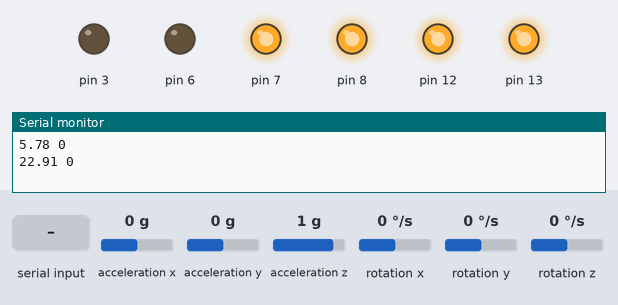
The sketch below on a simulated Arduino Uno, built with avr-gcc and run on an emulated ATmega328P. Shown: output pins drawn as LEDs (lit = HIGH), the last lines printed to the serial monitor. Wiring (inferred from the names in the program): MPU-6050 motion sensor at I2C address 0x68. Inputs (shaded band) come from the test bench; at power-on: acceleration x 0 g, acceleration y 0 g, acceleration z 1 g, rotation x 0 °/s, rotation y 0 °/s, rotation z 0 °/s.

Above: at 1.2 s.
1.3 s: "90,45\n" received over Serial
At 1.6 s:
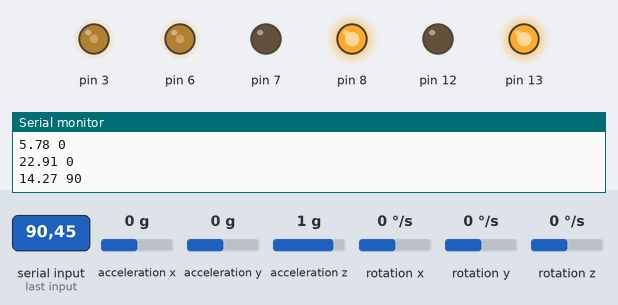
3.8 s: "30,150\n" received over Serial
At 4.6 s:
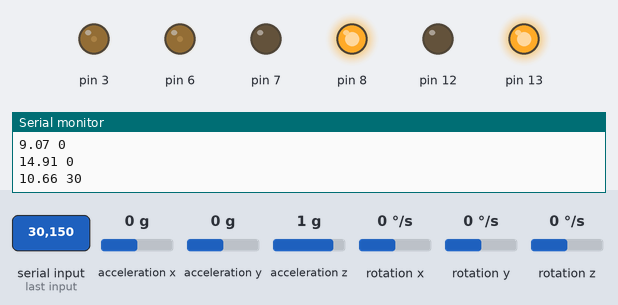
6.3 s: "200\n" received over Serial
At 6.6 s:
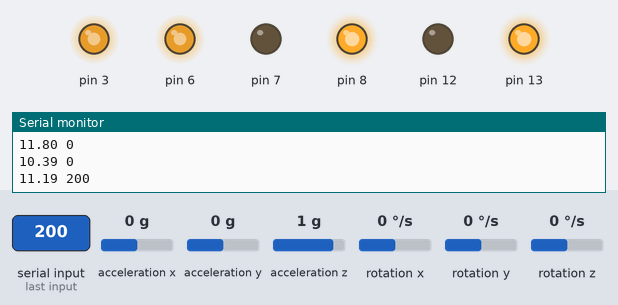
Timing chart, 0 to 9.3 s (numbered marks = the images above; inputs shaded):
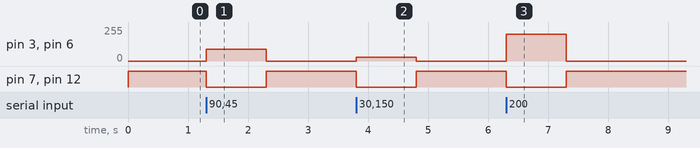

Measured:
- after the input at 1.3 s, pin 3, pin 6: 0/255 → 90/255 at once, → 0/255 1.0 s later; pin 7, pin 12: HIGH → LOW at once, → HIGH 1.0 s later
- after the input at 3.8 s, pin 3, pin 6: 0/255 → 30/255 at once, → 0/255 1.0 s later; pin 7, pin 12: HIGH → LOW at once, → HIGH 1.0 s later
- after the input at 6.3 s, pin 3, pin 6: 0/255 → 200/255 at once, → 0/255 1.0 s later; pin 7, pin 12: HIGH → LOW at once, → HIGH 1.0 s later

The sketch:

firmware.ino
```cpp
/* Source code of Mahony filter by jremington,
 https://github.com/jremington/MPU-6050-Fusion/blob/main/MPU6050_MahonyIMU.ino */

#include <Wire.h>
#include "Motor.h"
#define AIN1 13
#define AIN2 12
#define BIN1 8
#define BIN2 7
#define PWMA 6
#define PWMB 3

const int MPU = 0x68; // MPU6050 I2C address
float GyroX, GyroY, GyroZ;

int motor_torque = 0;
Motor *motorA, *motorB;

/*
   Arduino and MPU6050 Accelerometer and Gyroscope Sensor Tutorial
   by Dejan, https://howtomechatronics.com
*/

float kp = 22.0;
float ki = 0.0;
float kd = 0.8;

float desired_angle = 0;

float PID, error, previous_error, previous_previous_error;
float pid_p = 0;
float pid_i = 0;
float pid_d = 0;
String str;
bool manual_control = true; // false - PID; true - model

// Anti-windup limits for the integral term
const float pid_i_min = -100.0;
const float pid_i_max = 100.0;

float G_off[3] = {-18.91, -65.53, 7.26}; // raw offsets, determined for gyro at rest

// GLOBALLY DECLARED, required for Mahony filter
// vector to hold quaternion
float q[4] = {1.0, 0.0, 0.0, 0.0};

// Free parameters in the Mahony filter and fusion scheme,
// Kp for proportional feedback, Ki for integral
float Kp = 5.0;
float Ki = 0.0;

float yaw, pitch, roll; // Euler angle output

void setup() {
  Wire.begin();                      // Initialize communication
  Serial.begin(115200);

  Wire.beginTransmission(MPU);       // Start communication with MPU6050 // MPU=0x68
  Wire.write(0x6B);                  // Talk to the register 6B
  Wire.write(0x00);                  // Make reset - place a 0 into the 6B register
  Wire.endTransmission(true);        //end the transmission

  // Configure Accelerometer Sensitivity - Full Scale Range (default +/- 2g)
  Wire.beginTransmission(MPU);
  Wire.write(0x1C);                  //Talk to the ACCEL_CONFIG register (1C hex)
  Wire.write(0x18);                  //Set the register bits as 00010000 (+/- 8g full scale range)
  Wire.endTransmission(true);

  // Configure Gyro Sensitivity - Full Scale Range (default +/- 250deg/s)
  Wire.beginTransmission(MPU);
  Wire.write(0x1B);                   // Talk to the GYRO_CONFIG register (1B hex)
  Wire.write(0x18);                   // Set the register bits as 00010000 (1000deg/s full scale)
  Wire.endTransmission(true);

  motorA = new Motor(AIN1, AIN2, PWMA);
  motorB = new Motor(BIN2, BIN1, PWMB);
}

void loop() {

  static unsigned int i = 0; // loop counter
  static float deltat = 0;  // loop time in seconds
  static unsigned long now = 0, last = 0; // micros() timers

  //scaled data as vector
  float Axyz[3];
  float Gxyz[3];

  Wire.beginTransmission(MPU);
  Wire.write(0x3B); // Start with register 0x3B (ACCEL_XOUT_H)
  Wire.endTransmission(false);
  Wire.requestFrom(MPU, 6, true); // Read 6 registers total, each axis value is stored in 2 registers

  Axyz[0] = (Wire.read() << 8 | Wire.read()) / 2048.0; // X-axis value
  Axyz[1] = (Wire.read() << 8 | Wire.read()) / 2048.0; // Y-axis value
  Axyz[2] = (Wire.read() << 8 | Wire.read()) / 2048.0; // Z-axis value

  Wire.beginTransmission(MPU);
  Wire.write(0x43); // Gyro data first register address 0x43
  Wire.endTransmission(false);
  Wire.requestFrom(MPU, 6, true); // Read 4 registers total, each axis value is stored in 2 registers

  GyroX = (Wire.read() << 8 | Wire.read()) / 16.4;
  GyroY = (Wire.read() << 8 | Wire.read()) / 16.4;
  GyroZ = (Wire.read() << 8 | Wire.read()) / 16.4;

  Gxyz[0] = (((float) GyroX) - G_off[0]) * (PI/180.0);
  Gxyz[1] = (((float) GyroY) - G_off[1]) * (PI/180.0);
  Gxyz[2] = (((float) GyroZ) - G_off[2]) * (PI/180.0);

  now = micros();
  deltat = (now - last) * 1.0e-6; //seconds since last update
  last = now;

  Mahony_update(Axyz[0], Axyz[1], Axyz[2], Gxyz[0], Gxyz[1], Gxyz[2], deltat);

  roll  = atan2((q[0] * q[1] + q[2] * q[3]), 0.5 - (q[1] * q[1] + q[2] * q[2]));
  pitch = asin(2.0 * (q[0] * q[2] - q[1] * q[3]));
  // conventional yaw increases clockwise from North. Not that the MPU-6050 knows where North is.
  yaw   = -atan2((q[1] * q[2] + q[0] * q[3]), 0.5 - ( q[2] * q[2] + q[3] * q[3]));
  // to degrees
  yaw   *= 180.0 / PI;
  if (yaw < 0) yaw += 360.0; //compass circle
  // correct for local magnetic declination here
  pitch *= 180.0 / PI;
  roll *= 180.0 / PI;

    roll += 7.2;

    if (roll > 0) {
      roll = roll * 90 / 113;
    }
    else {
      roll = roll * 90 / 82;
    }
//    Manual changes in calculated degrees due to problems stemming from those sensors lack of accuracy
//    and their position not being in the middle of the robot


  if (manual_control == false) {
    error = desired_angle - roll; // Error calculation

    // Proportional Error
    pid_p = kp * error;

    // Integral Error (with anti-windup)
    pid_i += ki * error * deltat;
    pid_i = constrain(pid_i, pid_i_min, pid_i_max);

    // Differential Error
    pid_d = kd * ((error - previous_error) / deltat);

    // Total PID value
    PID = pid_p + pid_i + pid_d;

    // Update the error value
    previous_previous_error = previous_error;
    previous_error = error;

    motor_torque = constrain(PID, -255, 255); // Ensure the speed is within motor limits
  }
  else {
    Serial.println(String(roll) + " " + String(motor_torque));
    str = Serial.readStringUntil('\n');
    motor_torque = str.toInt();
  }
  set_motors_torque();
}

void Mahony_update(float ax, float ay, float az, float gx, float gy, float gz, float deltat) {
  float recipNorm;
  float vx, vy, vz;
  float ex, ey, ez;  //error terms
  float qa, qb, qc;
  static float ix = 0.0, iy = 0.0, iz = 0.0;  //integral feedback terms
  float tmp;

  // Compute feedback only if accelerometer measurement valid (avoids NaN in accelerometer normalisation)
  tmp = ax * ax + ay * ay + az * az;

  // ignore accelerometer if false (tested OK, SJR)
  if (tmp > 0.0)
  {

    // Normalise accelerometer (assumed to measure the direction of gravity in body frame)
    recipNorm = 1.0 / sqrt(tmp);
    ax *= recipNorm;
    ay *= recipNorm;
    az *= recipNorm;

    // Estimated direction of gravity in the body frame (factor of two divided out)
    vx = q[1] * q[3] - q[0] * q[2];
    vy = q[0] * q[1] + q[2] * q[3];
    vz = q[0] * q[0] - 0.5f + q[3] * q[3];

    // Error is cross product between estimated and measured direction of gravity in body frame
    // (half the actual magnitude)
    ex = (ay * vz - az * vy);
    ey = (az * vx - ax * vz);
    ez = (ax * vy - ay * vx);

    // Compute and apply to gyro term the integral feedback, if enabled
    if (Ki > 0.0f) {
      ix += Ki * ex * deltat;  // integral error scaled by Ki
      iy += Ki * ey * deltat;
      iz += Ki * ez * deltat;
      gx += ix;  // apply integral feedback
      gy += iy;
      gz += iz;
    }

    // Apply proportional feedback to gyro term
    gx += Kp * ex;
    gy += Kp * ey;
    gz += Kp * ez;
  }

  // Integrate rate of change of quaternion, given by gyro term
  // rate of change = current orientation quaternion (qmult) gyro rate

  deltat = 0.5 * deltat;
  gx *= deltat;   // pre-multiply common factors
  gy *= deltat;
  gz *= deltat;
  qa = q[0];
  qb = q[1];
  qc = q[2];

  //add qmult*delta_t to current orientation
  q[0] += (-qb * gx - qc * gy - q[3] * gz);
  q[1] += (qa * gx + qc * gz - q[3] * gy);
  q[2] += (qa * gy - qb * gz + q[3] * gx);
  q[3] += (qa * gz + qb * gy - qc * gx);

  // Normalise quaternion
  recipNorm = 1.0 / sqrt(q[0] * q[0] + q[1] * q[1] + q[2] * q[2] + q[3] * q[3]);
  q[0] = q[0] * recipNorm;
  q[1] = q[1] * recipNorm;
  q[2] = q[2] * recipNorm;
  q[3] = q[3] * recipNorm;
}

void set_motors_torque() {
  motorA->set(motor_torque);
  motorB->set(-motor_torque);
}
```

Motor.cpp
```cpp
// (licence header left out)
 #include "Motor.h"

 Motor::Motor(uint8_t in1, uint8_t in2, uint8_t pwm)
 {
 	this->in1 = in1; //initialize variables
 	this->in2 = in2;
 	this->pwm = pwm;
 	pinMode(this->in1, OUTPUT); //initialize outputs
 	pinMode(this->in2, OUTPUT);
 	pinMode(this->pwm, OUTPUT);

 	set(0); //put motor into stopped state
 }

 void Motor::set(int16_t speed)
 {
 	if(speed != 0)
 	{
 		if(speed > 0) //clockwise rotation
 		{
 			if(speed > 255) speed = 255; //trim the value
 			digitalWrite(in1, HIGH);
 			digitalWrite(in2, LOW);
 			analogWrite(pwm, (uint8_t)speed);
 		}
 		else //counterclockwise rotation
 		{
 			if(speed < -255) speed = -255; //trim the value
 			digitalWrite(in1, LOW);
 			digitalWrite(in2, HIGH);
 			analogWrite(pwm, (uint8_t)(-speed));
 		}
 	}
 	else //stop motor
 	{
 		digitalWrite(in1, HIGH); //perform short brake
 		digitalWrite(in2, HIGH);
 		analogWrite(pwm, 0);
 	}
 }
```

Motor.h
```cpp
// (licence header left out)
 #ifndef MOTOR_H_
 #define MOTOR_H_
 #include <stdint.h>
 #include "Arduino.h"

 class Motor
 {
 private:
 	uint8_t in1, in2, pwm; //pin numbers

 public:
 	/**
 	* \brief Library initializer
 	* \param[in] in1 TB6612 xIN1 pin
 	* \param[in] in2 TB6612 xIN2 pin
 	* \param[in] pwm TB6612 PWMx pin
 	**/
 	Motor(uint8_t in1, uint8_t in2, uint8_t pwm);

 	/**
 	* \brief Sets motor speed
 	* \param[in] speed Speed in range 1 to 255 for one direction or -255 to -1 for another. 0 to stop the motor.
 	*/
 	void set(int16_t speed);
 };
 #endif
```
